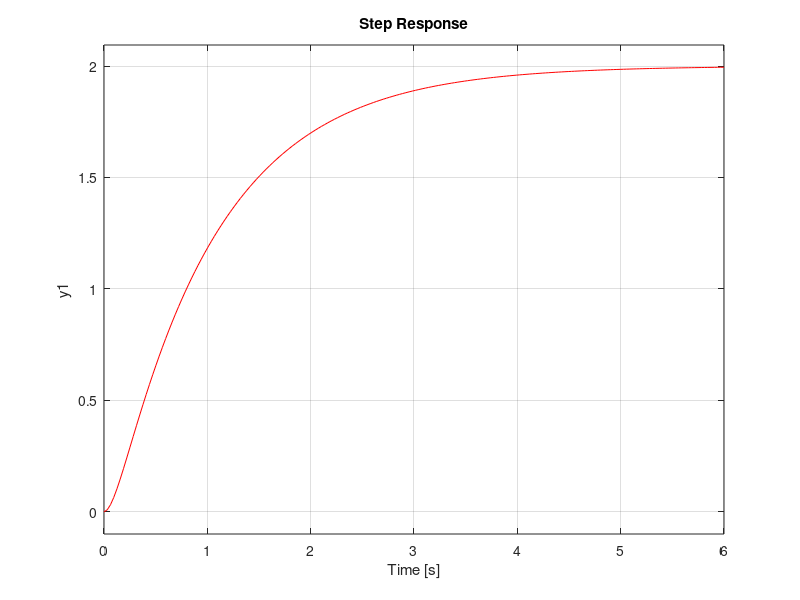

This chart was generated by the following MATLAB code:
parte = menu('scelta del valore della parte di esercizio da completare',...
        'PARTE 1',...
        'PARTE 2',...
        'PARTE 3');
switch (parte)
    case 1
    %PARTE 1
    close all
    clear all
    s = tf('s');
    %RISPOSTA DI SISTEMI DEL II ORDINE AD INGRESSI CANONICI
    %dati i sistemi dinamici SISO LTI a tempo continuo descritti dalle seguenti funzioni di trasferimento:
    %se ne traccino le risposte al gradino unitario osservando gli effetti dei diversi
    %valori del polo, si ricavino i valori finali delle risposte e i tempi di salita

    es = menu('scelta della funzione di trasferimento',...
             'G1 = 20/((s+1)*(s+10))',...
             'G2 = 2/((s+1)^2)',...
             'G3 = 0.2/((s+1)*(s+0.1))',...
             'visualizza tutti i grafici contemporaneamente');

    switch (es)
        case 1
            G1 = 20/((s+1)*(s+10))
            figure, step(G1,'r'), grid on
            %PER G1:
            %poli : p1 = -1 , p2 =-10
            %costanti di tempo : tau1 = 1 , tau2 = 0.1
            %risposta fianle : 2
            %tempo di salita : 2.22
        case 2
            G2 = 2/((s+1)^2)
            figure, step(G2,'b'), grid on
            %PER G2:
            %poli : p1 = -1 , p2 =-1
            %costanti di tempo : tau1 = 1 , tau2 = 1
            %risposta fianle : 2
            %tempo di salita : 3.36
        case 3
            G3 = 0.2/((s+1)*(s+0.1))
            figure, step(G3,'g'), grid on
            %PER G3:
            %poli : p1 = -1 , p2 =-0.1
            %costanti di tempo : tau1 = 1 , tau2 = 10
            %risposta fianle : 2
            %tempo di salita : 22.1
        case 4,
            G1 = 20/((s+1)*(s+10))
            G2 = 2/((s+1)^2)
            G3 = 0.2/((s+1)*(s+0.1))
            figure, step(G1,'r',G2,'b',G3,'g'), grid on
            %notiamo subito che la risposta finale e sempre la stessa e cio e confermato dal
            %risultato teorico : y(inf) = lim(s->0){s*G(s)*1/s} = 2
            %ma aumentanto ogni volta di una decade la costante di tempo del secondo polo
            %ogni volta il sistema arrivera� al suo valore di regime sempre piu lentamente
    end



    case 2
%PARTE 2
close all
clear all
s = tf('s');
%dato il sistema: G4 = (5/-z)*(s-z)/((s+1)*(s+5)) confrontare le risposte al
%gradino unitario per diversi valori di z
%e si determino i tempi di salita
es=menu('scelta del valore di z',...
        'caso A: z1=100, z2=10, z3=1, z4=0.5 (compare una sottoelongaszione)',...
        'caso B: z1=-0.9, z2=-0.5, z3=-0.1 (compare una sovraelongazione (ymax -yinf)/yinf)',...
        'caso C: z1=-100, z2=-10, z3=-2 (cambia la velocità di risposta)');
switch (es)
    case 1
        z = [100, 10, 1, 0.5]
        G41 = (5/-z(1))*(s-z(1))/((s+1)*(s+5));
        G42 = (5/-z(2))*(s-z(2))/((s+1)*(s+5));
        G43 = (5/-z(3))*(s-z(3))/((s+1)*(s+5));
        G44 = (5/-z(3))*(s-z(4))/((s+1)*(s+5));
        figure, step(G41,'r',G42,'b',G43,'g',G44,'y'), grid on
        %caso 1:
        %nel caso 1 per valori positivi di z notiamo una sottoelongazione, molto
        %evidente per valori di z<5
        %ts = {2.27, 2.27, 2.21, 2.2}
    case 2
        z = [-0.9, -0.5, -0.1]
        G41 = (5/-z(1))*(s-z(1))/((s+1)*(s+5));
        G42 = (5/-z(2))*(s-z(2))/((s+1)*(s+5));
        G43 = (5/-z(3))*(s-z(3))/((s+1)*(s+5));
        figure, step(G41,'r',G42,'b',G43,'g'), grid on
        %caso 2:
        %in questo caso i valori di z sono compresi tra -1 e 0; qui notiamo una sovraelongazione
        %che e inversamente proporzionale al modulo di z
        %ts = {0.3, 0.11, 0.017}
        %sovraelongazione s = (ymax-yinf)/yinf
        %s = {4%, 57%, 589%}
        %possiamo dedurre che tanto piu il sistema è veloce, tanto piu la sovraelongazione
        %sarà maggiore
    case 3
        z = [-100, -10, -2]
        G41 = (5/-z(1))*(s-z(1))/((s+1)*(s+5));
        G42 = (5/-z(2))*(s-z(2))/((s+1)*(s+5));
        G43 = (5/-z(3))*(s-z(3))/((s+1)*(s+5));
        figure, step(G41,'r',G42,'b',G43,'g'), grid on
        %caso 3:
        %in questo caso per valori di z<-1 la risposta sara� monotona crescente
        %ts = {2.27, 2.26, 1.79}
        %notiamo quindi che al diminuiore del modulo del parametro z il sistema diventa piu veloce
end

    case 3
%PARTE 3
close all
clear all
s = tf('s');
%dato il sistema: G5 = (wn^2)/(s^2 + 2*z*wm*s + wn^2) confrontare le risposte al
%gradino unitario per diversi valori di wn e z
%si valutino le sovraelongazioni massime s = exp(-pi*z/sqrt(1-z^2))
%si valutino i tempi di salita ts = (1/(wn*sqrt(1-z^2))*(pi -acos(z))
%calcolati come il tempo impiegato per arrivare per la prima volta al
%valore di y infinito
%si valutino graficamente i tempi di assestamento al 5% pari al tempo
%necesdsario affinch� y(t) differisca definitivamente dal valore finale y
%infinit di on pi� del 5% -> (95%-105% da y infinito)

es=menu('scelta del valore di wn e z',...
        'caso A: wn = 2 , z = 0.5',...
        'caso B: wn = 2 , z = 0.25',...
        'caso C: wn = 1 , z = 0.5',...
        'visualizzare tutti i grafici contemporaneamente');
switch (es)
    case 1
        wn = 2; z = 0.5;
        G5 = (wn^2)/((s^2) + (2*z*wn*s) + (wn^2))
        figure, step(G5), grid on
        sov = exp(-pi*z/sqrt(1-z^2))
        ts = (1/(wn*sqrt(1-z^2)))*(pi -acos(z))
        %notiamo che graficamente
        %CASO 1:
        %s = 1.16 = 16%
        %ts = 1.21
        %mentre i risultati predetti teoricamente sono
        %CASO 1:
        %s = 0.163 = 16.3%
        %ts = 1.2092
        %per i tempi di assestamento al 5% ricaviamo:
        %CASO 1:
        %ta = 2.65
    case 2
        wn = 2; z = 0.25;
        G5 = (wn^2)/((s^2) + (2*z*wn*s) + (wn^2))
        figure, step(G5), grid on
        sov = exp(-pi*z/sqrt(1-z^2))
        ts = (1/(wn*sqrt(1-z^2)))*(pi -acos(z))
        %notiamo che graficamente
        %CASO 2:
        %s = 1.44 = 44%
        %ts = 0.946
        %mentre i risultati predetti teoricamente sono
        %CASO 2:
        %s = 0.4443 = 44.43%
        %ts = 0.9416
        %per i tempi di assestamento al 5% ricaviamo:
        %CASO 2:
        %ta = 5.41
    case 3
        wn = 1; z = 0.5;
        G5 = (wn^2)/((s^2) + (2*z*wn*s) + (wn^2))
        figure, step(G5), grid on
        sov = exp(-pi*z/sqrt(1-z^2))
        ts = (1/(wn*sqrt(1-z^2)))*(pi -acos(z))
        %notiamo che graficamente
        %CASO 3:
        %s = 1.16 = 16%
        %ts = 2.41
        %mentre i risultati predetti teoricamente sono
        %CASO 3:
        %s = 0.163 = 16.3%
        %ts = 2.4184
        %per i tempi di assestamento al 5% ricaviamo:
        %CASO 3
        %ta = 5.31
    case 4
        wn1 = 2; z1 = 0.5;
        wn2 = 2; z2 = 0.25;
        wn3 = 1; z3 = 0.5;
        G51 = (wn1^2)/((s^2) + (2*z1*wn1*s) + (wn1^2))
        G52 = (wn2^2)/((s^2) + (2*z2*wn2*s) + (wn2^2))
        G53 = (wn3^2)/((s^2) + (2*z3*wn3*s) + (wn3^2))
        figure, step(G52,'r',G52,'b',G53,'g'), grid on
        s1 = exp(-pi*z1/sqrt(1-z1^2))
        s2 = exp(-pi*z2/sqrt(1-z2^2))
        s3 = exp(-pi*z3/sqrt(1-z3^2))

        ts1 = (1/(wn1*sqrt(1-z1^2)))*(pi -acos(z1))
        ts2 = (1/(wn2*sqrt(1-z2^2)))*(pi -acos(z2))
        ts3 = (1/(wn3*sqrt(1-z3^2)))*(pi -acos(z3))

end

end
